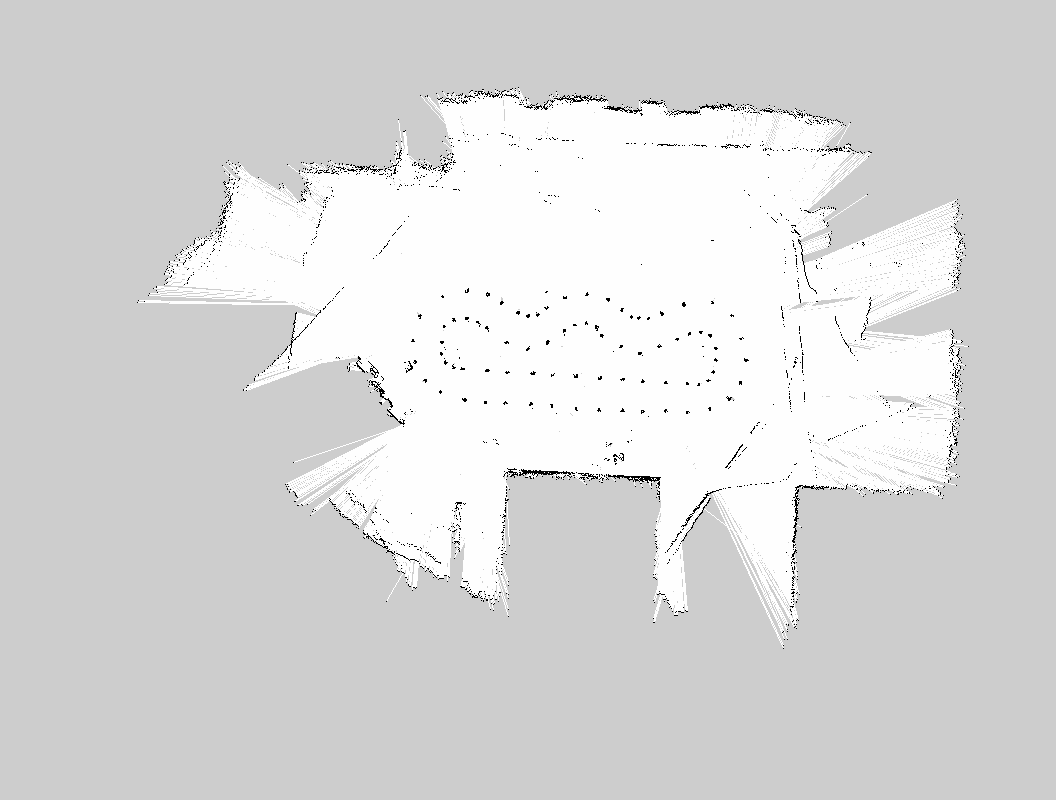
#> input picture 实验源码/实验十 地图滤波和锥桶连线/originMap.pgm, 1056 x 800 px
$ python bucketConnection.py
#> lines starting #> are read from the running program, lines starting #| are printed output that depends on the picture; after the words box and inside, x2 and y2 are one past the last pixel; in counts of white or black regions, pixels touching at a corner belong together
import cv2
import numpy as np
import time


#不开方，减少运算量，计算两点之间的距离的平方。
def distance_2(p1, p2):
    return (p1[0] - p2[0])**2 + (p1[1] - p2[1])**2

#计算斜率
def tan_2(p1, p2):
    if p1[0] - p2[0] != 0:
        return (p1[1] - p2[1])/(p1[0] - p2[0])
    else:
        return 0


class mapBlur:
    def __init__(self) -> None:
        pass

    def mapBlur(self):

        #计算处理耗时
        start_time = time.perf_counter()

        # 读取图像并转换为灰度图像
        img = cv2.imread('originMap.pgm')
#> img is the input picture: shape (800, 1056, 3); min 0, max 254, mean 217.7
        #外圈轮廓
        img_cut = img[280:430 + 1, 390:760 + 1]
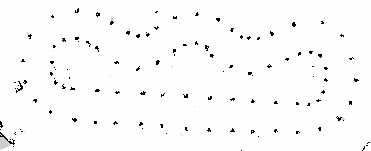
#> img_cut: shape (151, 371, 3); min 0, max 254, mean 249.7

        # 灰度图
        gray = cv2.cvtColor(img_cut, cv2.COLOR_BGR2GRAY)
        # 进行二值化处理
        _, binary = cv2.threshold(gray, 127, 255, cv2.THRESH_BINARY_INV)
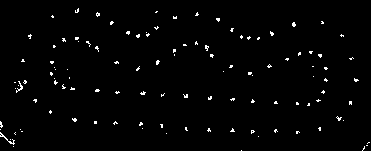
#> binary: shape (151, 371); 1.7% white in thin lines or dots

        # 查找轮廓
        contours, _ = cv2.findContours(binary, cv2.RETR_EXTERNAL, cv2.CHAIN_APPROX_SIMPLE)
#> contours = 113 contours, all with area under 20

        #坐标转换
        for i in range(len(contours)):
            for j in range(len(contours[i])):
                contours[i][j][0][0] += 390
                contours[i][j][0][1] += 280
#> this loop made 113 passes


        blk_contour =[] #保留的黑色区域，即障碍物
        filtered =[]    #需要被滤除的区域
        for contour in contours:
            area = cv2.contourArea(contour)   #计算黑点区域面积
            if area >= 0.3:                     #面积>=0.3的保留
                blk_contour.append(contour)
            else:
                filtered.append(contour)
#> this loop made 113 passes
#> area on passes 2, 10, 11, 13, 14, 17, 18, 20, 21, 22, 23, 24: 1, 17, 2.5, 5.5, 3.5, 5, 4.5, 4, 3, 3.5, 5.5, 3.5
#> (contour, area) on passes 1, 3, 4, 5, 6, 7: ([[631, 430]], 0), ([[403, 426]], 0), ([[756, 425], [757, 425]], 0), ([[758, 422], [757, 423], [758, 422], [759, 422]], 0), ([[400, 419]], 0), ([[648, 416]], 0)
#> after the loop, blk_contour = 85 contours, all with area under 20; filtered = 28 contours, all with area under 20
            # print("黑点面积:", area)

        # 绘制黑点区域的轮廓
        blured_img = np.copy(img)
        # print(blk_contour)

        #计算黑点区域的中心点
        points = []
        for i in blk_contour:
            points.append(i[int(i.shape[0]/2)][0])
#> this loop made 85 passes
#> i on passes 13, 60: [[484, 401], [484, 403], [486, 403], [486, 401]], [[573, 324], [573, 325], [576, 325], [575, 324]]
#> after the loop, points = 85 pairs, first value 391 to 753, second value 291 to 429
        # print(points)

        line_points=[]

        cir_center = [
            (467,357),  #第一个圆心
            (582,357),  #第二个圆心
            (692,357)   #第三个圆心
        ]

        # cv2.circle(blured_img, (467,357), 3, (0, 0, 255), -1) #第一个圆心
        # cv2.circle(blured_img, (582,357), 3, (0, 0, 255), -1) #第二个圆心
        # cv2.circle(blured_img, (692,357), 3, (0, 0, 255), -1) #第三个圆心
        # cv2.circle(blured_img, (415,357), 3, (0, 0, 255), -1)
        # cv2.circle(blured_img, (442,357), 3, (0, 0, 255), -1)
        #大同心圆半径 = 476-415=61
        #小同心圆半径 = 476-442=34

        cir_points_big = []  #大同心圆上的点
        for i in range(len(points)):
            #第1个圆的筛选条件：


            if distance_2(points[i], cir_center[0]) < 62**2 and distance_2(points[i], cir_center[0]) > 40**2:
                if tan_2(points[i], cir_center[0]) > 0.8 or tan_2(points[i], cir_center[0]) < -0.8 or cir_center[0][0] - points[i][0] >0:
                    # print(tan_2(points[i], cir_center[0]))
                    # cv2.circle(blured_img, points[i], 3, (0, 0, 255), -1)
                    cir_points_big.append(points[i])


            #第2个圆的筛选条件：
            if distance_2(points[i], cir_center[1]) < 62**2 and distance_2(points[i], cir_center[1]) > 40**2:
                if tan_2(points[i], cir_center[1]) > 1.1 or tan_2(points[i], cir_center[1]) < -1.1:
                    # print(tan_2(points[i], cir_center[1]))
                    # cv2.circle(blured_img, points[i], 3, (255, 255, 0), -1)
                    cir_points_big.append(points[i])

            #第3个圆的筛选条件：
            if distance_2(points[i], cir_center[2]) < 62**2 and distance_2(points[i], cir_center[2]) > 40**2:
                if tan_2(points[i], cir_center[2]) > 0.8 or tan_2(points[i], cir_center[2]) < -0.8 or cir_center[2][0] - points[i][0] <0:
                    # print(tan_2(points[i], cir_center[2]))
                    # cv2.circle(blured_img, points[i], 3, (0, 255, 0), -1)
                    cir_points_big.append(points[i])
#> this loop made 85 passes
#> after the loop, cir_points_big = 25 pairs, first value 414 to 747, second value 301 to 412


        # 大圆匹配
        for i in range(len(cir_points_big)):
            for j in range(i+1, len(cir_points_big)): #减少重复计算
                if i != j:
                    dis = distance_2(cir_points_big[i], cir_points_big[j])
                    if  dis < 34**2:
                        line_points.append([cir_points_big[i], cir_points_big[j]])
#> this loop made 25 passes
#> after the loop, line_points = 22 items, first 6: [[687, 412], [665, 411]], [[687, 412], [709, 410]], [[599, 410], [577, 410]], [[709, 410], [730, 399]], [[577, 410], [551, 407]], [[504, 403], [486, 403]]

        # # #大圆连线
        # for n in range(len(line_points)):
        #     cv2.line(blured_img, line_points[n][0], line_points[n][1], (0, 0, 255), 2)


        cir_points_small = []  #小同心圆上的点
#> cir_points_small = []
        for i in range(len(points)):
            #第1个圆的筛选条件：
            if distance_2(points[i], cir_center[0]) < 37**2:

                # cv2.circle(blured_img, points[i], 3, (0, 0, 255), -1)
                cir_points_small.append(points[i])

            #第2个圆的筛选条件：
            if distance_2(points[i], cir_center[1]) < 37**2:
                # if tan_2(points[i], cir_center[1]) > 1.1 or tan_2(points[i], cir_center[1]) < -1.1:
                #     # print(tan_2(points[i], cir_center[1]))
                # cv2.circle(blured_img, points[i], 3, (255, 255, 0), -1)
                cir_points_small.append(points[i])

            #第3个圆的筛选条件：
            if distance_2(points[i], cir_center[2]) < 37**2:

                # cv2.circle(blured_img, points[i], 3, (0, 255, 0), -1)
                cir_points_small.append(points[i])
#> after the loop, cir_points_small = 29 pairs, first value 442 to 716, second value 323 to 385

        # 小圆匹配
        for i in range(len(cir_points_small)):
            for j in range(i+1, len(cir_points_small)): #减少重复计算
                if i != j:
                    dis = distance_2(cir_points_small[i], cir_points_small[j])
                    if  dis < 25**2:
                        line_points.append([cir_points_small[i], cir_points_small[j]])
#> this loop made 29 passes
#> after the loop, line_points = 58 items, first 6: [[687, 412], [665, 411]], [[687, 412], [709, 410]], [[599, 410], [577, 410]], [[709, 410], [730, 399]], [[577, 410], [551, 407]], [[504, 403], [486, 403]]

        # [16 lines of commented-out code are left out]
        for i in range(len(points)):
            for j in range(i+1, len(points)): #减少重复计算
                if i != j:
                    dis = distance_2(points[i], points[j])
                    if  dis < 24.5**2:
                        line_points.append([points[i], points[j]])
#> after the loop, line_points = 153 items, first 6: [[687, 412], [665, 411]], [[687, 412], [709, 410]], [[599, 410], [577, 410]], [[709, 410], [730, 399]], [[577, 410], [551, 407]], [[504, 403], [486, 403]]


        #连线
        for n in range(len(line_points)):
            cv2.line(blured_img, line_points[n][0], line_points[n][1], (0, 0, 0), 1)
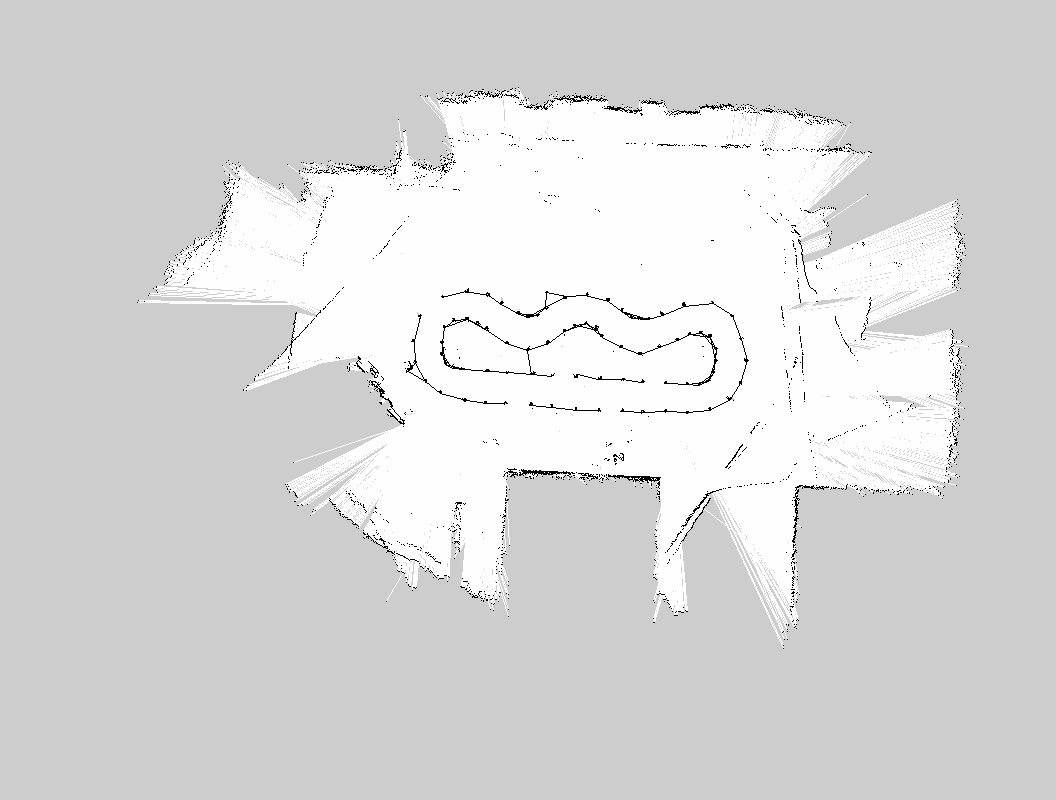
#> blured_img: shape (800, 1056, 3); 0.16% of pixels changed, all inside (x1, y1, x2, y2) = (392, 291, 748, 421)


        #用白色填充，即滤除
        cv2.drawContours(blured_img, filtered, -1, (255, 255, 255), cv2.FILLED)
#> blured_img: shape (800, 1056, 3); under 0.01% of pixels changed, all inside (x1, y1, x2, y2) = (390, 312, 760, 431)


        #标志被保留的部分，即增强
        cv2.drawContours(blured_img, blk_contour, -1, (0, 0, 0), 3)
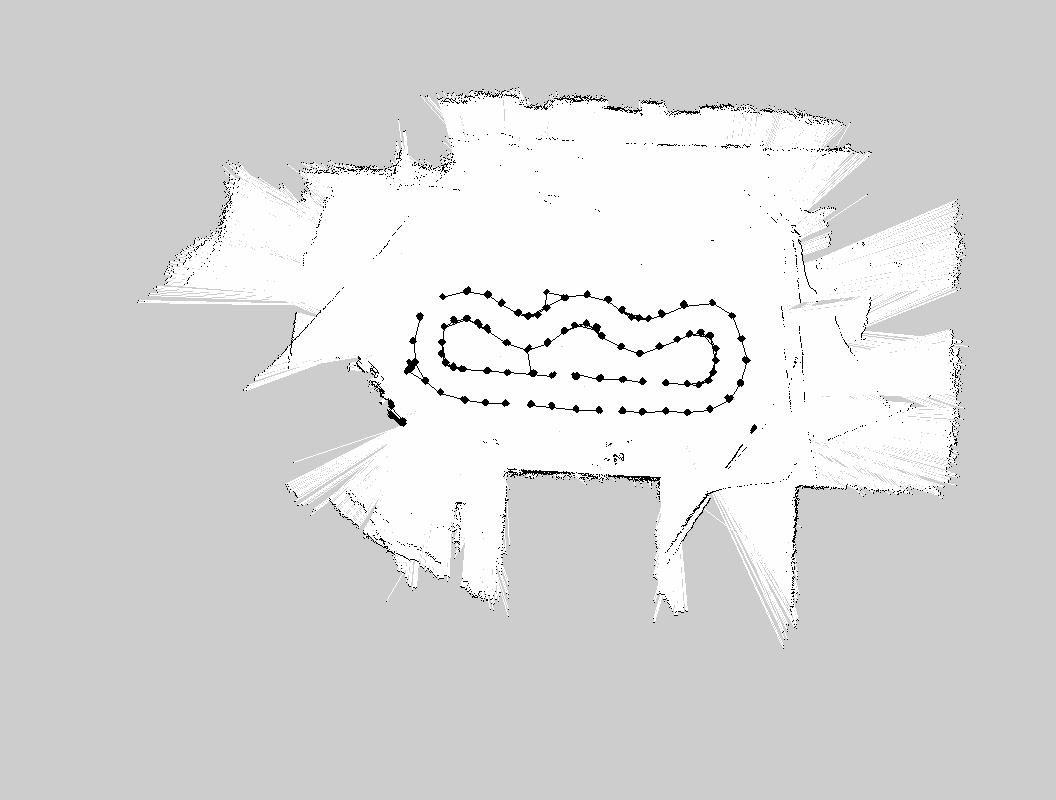
#> blured_img: shape (800, 1056, 3); min 0, max 255, mean 216.6


        # [11 lines of commented-out code are left out]

        end_time = time.perf_counter()
        execution_time = (end_time - start_time) * 1000

        print("程序运行时间：", execution_time, "毫秒")


        # 显示图像
        cv2.imshow('originMap', img)

        cv2.imshow('bluredMap', blured_img)
        cv2.waitKey(0)
        cv2.destroyAllWindows()


if __name__ == '__main__':
    map = mapBlur()
    map.mapBlur()
